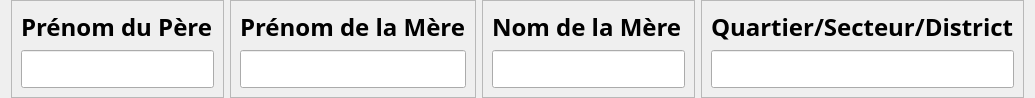
                                <widget class="QWidget" name="infoBloc4" native="true">
                                 <property name="maximumSize">
                                  <size>
                                   <width>16777215</width>
                                   <height>95</height>
                                  </size>
                                 </property>
                                 <layout class="QHBoxLayout" name="horizontalLayout_28">
                                  <property name="topMargin">
                                   <number>0</number>
                                  </property>
                                  <property name="bottomMargin">
                                   <number>0</number>
                                  </property>
                                  <item>
                                   <widget class="QFrame" name="frame_30">
                                    <property name="frameShape">
                                     <enum>QFrame::StyledPanel</enum>
                                    </property>
                                    <property name="frameShadow">
                                     <enum>QFrame::Raised</enum>
                                    </property>
                                    <layout class="QVBoxLayout" name="verticalLayout_55">
                                     <item alignment="Qt::AlignTop">
                                      <widget class="QLabel" name="labelPrenomPere">
                                       <property name="font">
                                        <font>
                                         <family>Century Gothic</family>
                                         <pointsize>18</pointsize>
                                         <weight>75</weight>
                                         <bold>true</bold>
                                        </font>
                                       </property>
                                       <property name="text">
                                        <string>Prénom du Père</string>
                                       </property>
                                      </widget>
                                     </item>
                                     <item>
                                      <widget class="QLineEdit" name="prenomPere">
                                       <property name="font">
                                        <font>
                                         <family>Century Gothic</family>
                                         <pointsize>16</pointsize>
                                        </font>
                                       </property>
                                       <property name="placeholderText">
                                        <string/>
                                       </property>
                                      </widget>
                                     </item>
                                    </layout>
                                   </widget>
                                  </item>
                                  <item>
                                   <widget class="QFrame" name="frame_29">
                                    <property name="frameShape">
                                     <enum>QFrame::StyledPanel</enum>
                                    </property>
                                    <property name="frameShadow">
                                     <enum>QFrame::Raised</enum>
                                    </property>
                                    <layout class="QVBoxLayout" name="verticalLayout_54">
                                     <item alignment="Qt::AlignTop">
                                      <widget class="QLabel" name="labelPrenomMere">
                                       <property name="font">
                                        <font>
                                         <family>Century Gothic</family>
                                         <pointsize>18</pointsize>
                                         <weight>75</weight>
                                         <bold>true</bold>
                                        </font>
                                       </property>
                                       <property name="text">
                                        <string>Prénom de la Mère</string>
                                       </property>
                                      </widget>
                                     </item>
                                     <item>
                                      <widget class="QLineEdit" name="prenomMere">
                                       <property name="font">
                                        <font>
                                         <family>Century Gothic</family>
                                         <pointsize>16</pointsize>
                                        </font>
                                       </property>
                                      </widget>
                                     </item>
                                    </layout>
                                   </widget>
                                  </item>
                                  <item>
                                   <widget class="QFrame" name="frame_31">
                                    <property name="frameShape">
                                     <enum>QFrame::StyledPanel</enum>
                                    </property>
                                    <property name="frameShadow">
                                     <enum>QFrame::Raised</enum>
                                    </property>
                                    <layout class="QVBoxLayout" name="verticalLayout_56">
                                     <item alignment="Qt::AlignTop">
                                      <widget class="QLabel" name="labelNomMere">
                                       <property name="font">
                                        <font>
                                         <family>Century Gothic</family>
                                         <pointsize>18</pointsize>
                                         <weight>75</weight>
                                         <bold>true</bold>
                                        </font>
                                       </property>
                                       <property name="text">
                                        <string>Nom de la Mère</string>
                                       </property>
                                      </widget>
                                     </item>
                                     <item>
                                      <widget class="QLineEdit" name="nomMere">
                                       <property name="font">
                                        <font>
                                         <family>Century Gothic</family>
                                         <pointsize>16</pointsize>
                                        </font>
                                       </property>
                                      </widget>
                                     </item>
                                    </layout>
                                   </widget>
                                  </item>
                                  <item>
                                   <widget class="QFrame" name="frame_32">
                                    <property name="frameShape">
                                     <enum>QFrame::StyledPanel</enum>
                                    </property>
                                    <property name="frameShadow">
                                     <enum>QFrame::Raised</enum>
                                    </property>
                                    <layout class="QVBoxLayout" name="verticalLayout_57">
                                     <item alignment="Qt::AlignTop">
                                      <widget class="QLabel" name="labelQuartier">
                                       <property name="font">
                                        <font>
                                         <family>Century Gothic</family>
                                         <pointsize>18</pointsize>
                                         <weight>75</weight>
                                         <bold>true</bold>
                                        </font>
                                       </property>
                                       <property name="text">
                                        <string>Quartier/Secteur/District</string>
                                       </property>
                                      </widget>
                                     </item>
                                     <item>
                                      <widget class="QLineEdit" name="quartierResidence">
                                       <property name="font">
                                        <font>
                                         <family>Century Gothic</family>
                                         <pointsize>16</pointsize>
                                        </font>
                                       </property>
                                      </widget>
                                     </item>
                                    </layout>
                                   </widget>
                                  </item>
                                 </layout>
                                </widget>
